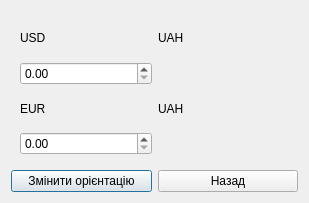
<?xml version="1.0" encoding="UTF-8"?>
<ui version="4.0">
 <class>ExchangeDialog</class>
 <widget class="QDialog" name="ExchangeDialog">
  <property name="geometry">
   <rect>
    <x>0</x>
    <y>0</y>
    <width>309</width>
    <height>203</height>
   </rect>
  </property>
  <property name="windowTitle">
   <string>Dialog</string>
  </property>
  <layout class="QGridLayout" name="gridLayout_4">
   <item row="0" column="0">
    <widget class="QStackedWidget" name="stackedWidget">
     <property name="currentIndex">
      <number>1</number>
     </property>
     <widget class="QWidget" name="page">
      <layout class="QGridLayout" name="gridLayout_5">
       <item row="0" column="0">
        <layout class="QGridLayout" name="gridLayout">
         <item row="0" column="0">
          <widget class="QLabel" name="label_3">
           <property name="text">
            <string>UAH</string>
           </property>
          </widget>
         </item>
         <item row="0" column="1">
          <widget class="QLabel" name="label">
           <property name="text">
            <string>USD</string>
           </property>
          </widget>
         </item>
         <item row="1" column="0">
          <widget class="QDoubleSpinBox" name="dsb_uahTousd">
           <property name="maximum">
            <double>9999999.990000000223517</double>
           </property>
          </widget>
         </item>
         <item row="1" column="1">
          <widget class="QLabel" name="l_usd">
           <property name="text">
            <string/>
           </property>
          </widget>
         </item>
         <item row="2" column="0">
          <widget class="QLabel" name="label_4">
           <property name="text">
            <string>UAH</string>
           </property>
          </widget>
         </item>
         <item row="2" column="1">
          <widget class="QLabel" name="label_2">
           <property name="text">
            <string>EUR</string>
           </property>
          </widget>
         </item>
         <item row="3" column="0">
          <widget class="QDoubleSpinBox" name="dsb_uahToeur">
           <property name="maximum">
            <double>9999999.990000000223517</double>
           </property>
          </widget>
         </item>
         <item row="3" column="1">
          <widget class="QLabel" name="l_eur">
           <property name="text">
            <string/>
           </property>
          </widget>
         </item>
        </layout>
       </item>
      </layout>
     </widget>
     <widget class="QWidget" name="page_2">
      <layout class="QGridLayout" name="gridLayout_6">
       <item row="0" column="0">
        <layout class="QGridLayout" name="gridLayout_2">
         <item row="0" column="0">
          <widget class="QLabel" name="label_8">
           <property name="text">
            <string>USD</string>
           </property>
          </widget>
         </item>
         <item row="0" column="1">
          <widget class="QLabel" name="label_5">
           <property name="text">
            <string>UAH</string>
           </property>
          </widget>
         </item>
         <item row="1" column="0">
          <widget class="QDoubleSpinBox" name="dsb_usdTouah">
           <property name="maximum">
            <double>9999999.990000000223517</double>
           </property>
          </widget>
         </item>
         <item row="1" column="1">
          <widget class="QLabel" name="l_uahFromusd">
           <property name="text">
            <string/>
           </property>
          </widget>
         </item>
         <item row="2" column="0">
          <widget class="QLabel" name="label_7">
           <property name="text">
            <string>EUR</string>
           </property>
          </widget>
         </item>
         <item row="2" column="1">
          <widget class="QLabel" name="label_6">
           <property name="text">
            <string>UAH</string>
           </property>
          </widget>
         </item>
         <item row="3" column="0">
          <widget class="QDoubleSpinBox" name="dsb_eurTouah">
           <property name="maximum">
            <double>9999999.990000000223517</double>
           </property>
          </widget>
         </item>
         <item row="3" column="1">
          <widget class="QLabel" name="l_uahFromeur">
           <property name="text">
            <string/>
           </property>
          </widget>
         </item>
        </layout>
       </item>
      </layout>
     </widget>
    </widget>
   </item>
   <item row="1" column="0">
    <layout class="QGridLayout" name="gridLayout_3">
     <item row="0" column="0">
      <widget class="QPushButton" name="pb_changePage">
       <property name="text">
        <string>Змінити орієнтацію</string>
       </property>
      </widget>
     </item>
     <item row="0" column="1">
      <widget class="QPushButton" name="pb_cancel">
       <property name="text">
        <string>Назад</string>
       </property>
      </widget>
     </item>
    </layout>
   </item>
  </layout>
 </widget>
 <resources/>
 <connections/>
</ui>
